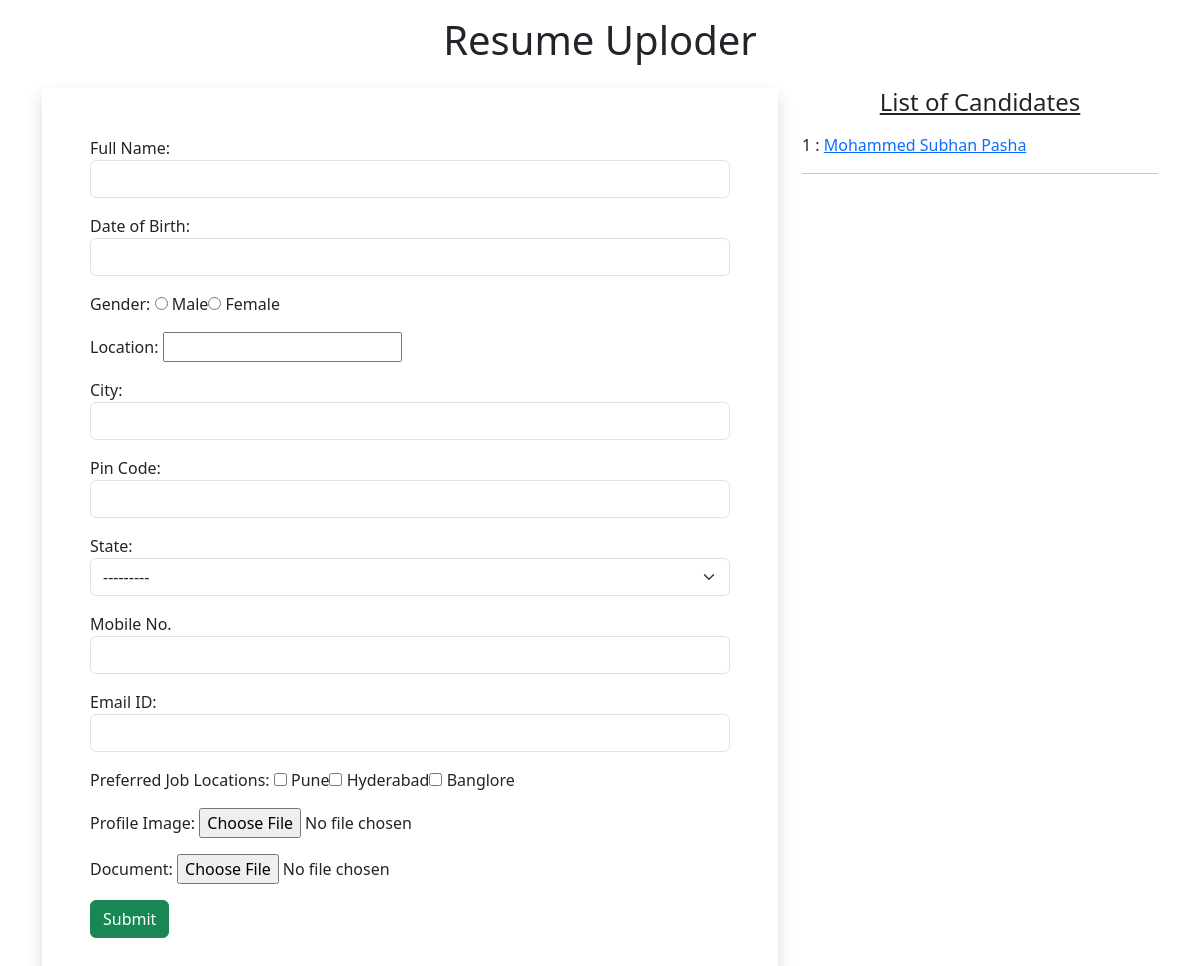
Before: / with the older database file.
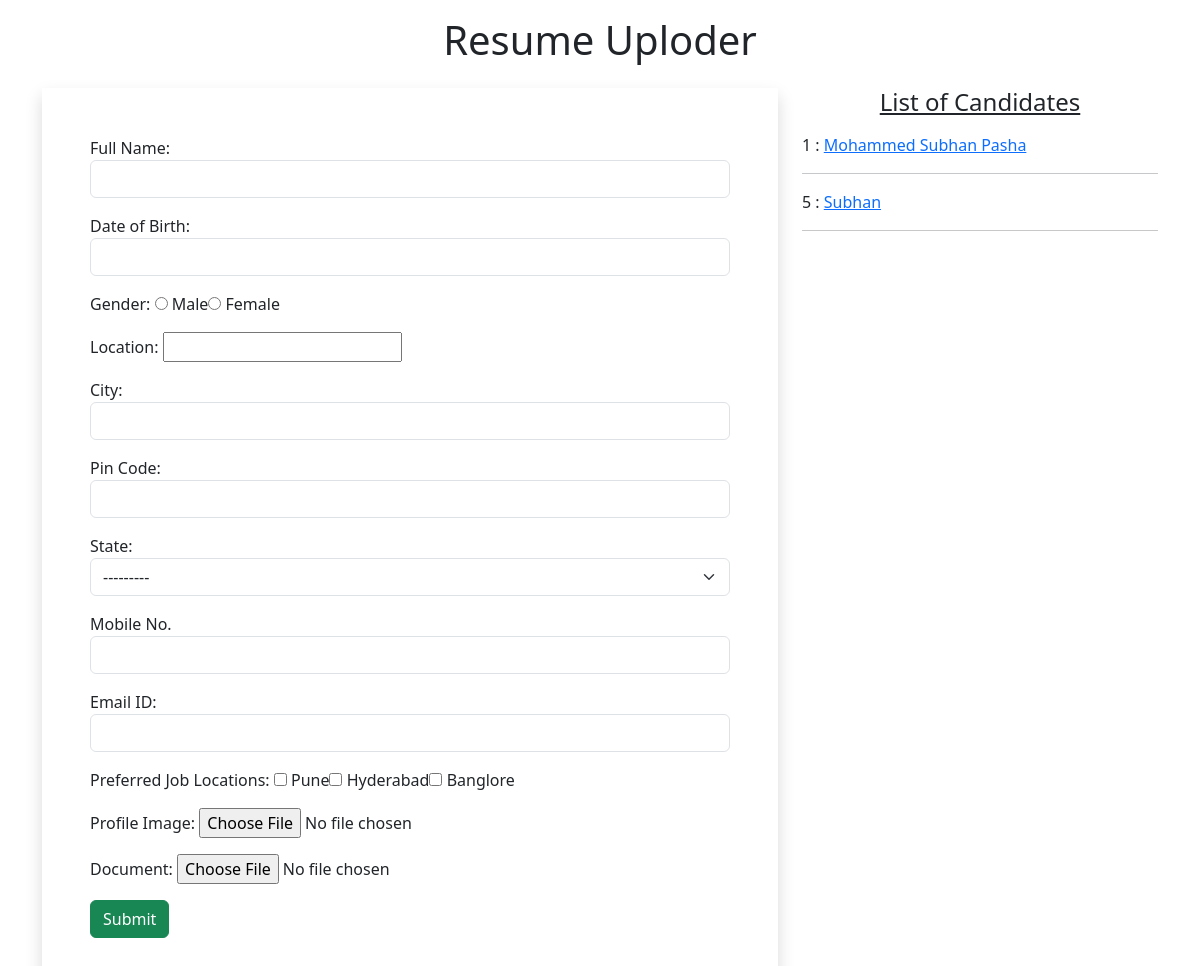
After: the same page with the newer database file.
### myapp/models.py (models this page shows)
class Resume(models.Model):
    name=models.CharField(max_length=100)
    dob=models.DateField(auto_now=False,auto_now_add=False)
    gender=models.CharField(max_length=100)
    location=models.CharField(max_length=100)
    city=models.CharField(max_length=100)
    pin=models.PositiveIntegerField()
    state=models.CharField(choices=STATE_CHOICE,max_length=50)
    mobile=models.PositiveIntegerField()
    email=models.EmailField()
    job_city=models.CharField(max_length=100)
    profile_image=models.ImageField(upload_to='profileimg',blank=True)
    my_file=models.FileField(upload_to='resume',blank=True)

### myapp/views.py (the view, shortened to what this page needs)
# urls.py: path('',views.HomeView.as_view(),name='home'),
class HomeView(View):
    def get(self,request):
        form =ResumeForm()
        candidates = Resume.objects.all()
        return render(request,'myapp/home.html', { 'candidates':candidates, 'form':form})

### myapp/forms.py
class ResumeForm(forms.ModelForm):
    gender = forms.ChoiceField(choices=GENDER_CHOICES, widget=forms.RadioSelect)
    job_city = forms.MultipleChoiceField(label='Preferred Job Locations', choices=JOB_CITY_CHOICE, widget=forms.CheckboxSelectMultiple)
    class Meta:
        model = Resume
        fields =['name','dob','gender','location','city','pin','state','mobile','email','job_city','profile_image','my_file']
        labels = {'name':'Full Name', 'dob': 'Date of Birth', 'pin':'Pin Code', 'mobile':'Mobile No.', 'email':'Email ID', 'profile_image':'Profile Image', 'my_file':'Document'}
        widgets = {
            'name':forms.TextInput(attrs={'class':'form-control'}),
            'dob':forms.DateInput(attrs={'class':'form-control', 'id':'datepicker'}),
            'locality':forms.TextInput(attrs={'class':'form-control'}),
            'city':forms.TextInput(attrs={'class':'form-control'}),
            'pin':forms.NumberInput(attrs={'class':'form-control'}),
            'state':forms.Select(attrs={'class':'form-select'}),
            'mobile':forms.NumberInput(attrs={'class':'form-control'}),
            'email':forms.EmailInput(attrs={'class':'form-control'}),
            }

### myapp/templates/myapp/home.html (shortened to what this page needs)
<!doctype html>
{% load static %}
<html lang="en">
  <head>
    <link href="https://cdn.jsdelivr.net/npm/bootstrap@5.3.2/dist/css/bootstrap.min.css" rel="stylesheet">
    <link rel="stylesheet" href="//code.jquery.com/ui/1.12.1/themes/base/jquery-ui.css">
    <link rel="stylesheet" href="{% static 'myapp/css/style.css' %}">
  </head>
  <body>
    <div class="container mb-5">
        <h1 class="alert-danger text-center p-3">Resume Uploder</h1>
    <div class="row">
        <div class="col-sm-8">
            <form action="" class="shadow p-5" method="post" enctype="multipart/form-data">
             {% for f in form %}
             <div class="form-group mb-3">
                {{f.label_tag}} {{f}} <small class="text-danger">{{f.errors|striptags}}</small>
             </div>
             {% endfor %}
             <input type="submit" value="Submit" class="btn btn-success">
            </form>
        </div>
        <div class="col-sm-4">
            <h4 class="text-center mb-3"> <u>List of Candidates</u> </h4>
            {% for candidate in candidates %}
            {{candidate.id}} : <a href="{% url 'candidate' candidate.id %}">{{candidate.name}}</a>
            <hr>
           {% endfor %}
        </div>
    </div>
    </div>
  </body>
</html>

### myapp/static/myapp/css/style.css (style rules this page uses)
#id_gender, #id_job_city { list-style-type: none; display: inline-flex; }

Changed rows visible on the page:
added Resume: id "5", name "Subhan"
